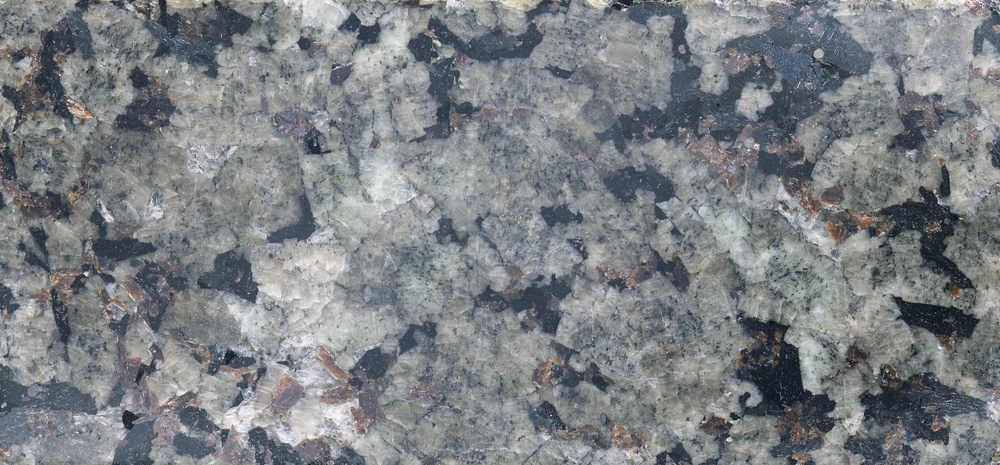
#> input picture Urtit2.jpg, 1000 x 465 px, shrunk from 3029 x 1407 before the run
$ python DBSCAN.py
#> lines starting #> are read from the running program, lines starting #| are printed output that depends on the picture
import math
import cv2
import matplotlib.pyplot as plt
import numpy

# Функция для вычисления евклидова расстояния между двумя точками в 3D
def euclideanDistance(p1, p2):
    return math.sqrt((p1[0] - p2[0]) ** 2 + (p1[1] - p2[1]) ** 2 + (p1[2] - p2[2]) ** 2)


# Функция для поиска соседей точки в радиусе eps
def regionQuery(data, point_idx, radius):
    neighbors = []
    for i, point in enumerate(data):
        if euclideanDistance(data[point_idx], point) <= radius:
            neighbors.append(i)
    return neighbors


# Алгоритм DBSCAN
def dbscan(data, radius, min_samples):
    labels = [-1] * len(data)  # -1 обозначает шум
    cluster_id = 0

    for i in range(len(data)):
        if labels[i] != -1:  # Если точка уже помечена, пропускаем её
            continue

        # Находим соседей точки
        neighbors = regionQuery(data, i, radius)

        # Если недостаточно соседей для формирования кластера, помечаем как шум
        if len(neighbors) < min_samples:
            labels[i] = -1
        else:
            # Создаем новый кластер
            cluster_id += 1
            labels[i] = cluster_id
            # Расширяем кластер с помощью соседей
            neighbors_queue = neighbors.copy()
            while neighbors_queue:
                current_idx = neighbors_queue.pop(0)

                if labels[current_idx] == -1:  # Если точка была шумом, превращаем её в кластер
                    labels[current_idx] = cluster_id

                if labels[current_idx] != -1:  # Если точка уже помечена, пропускаем
                    continue

                labels[current_idx] = cluster_id
                # Ищем соседей для текущей точки
                current_neighbors = region_query(data, current_idx, radius)

                # Если у текущей точки достаточно соседей, добавляем их в очередь для расширения
                if len(current_neighbors) >= min_samples:
                    neighbors_queue.extend(current_neighbors)

    # Группировка точек по кластерам
    clusters = {i: [] for i in set(labels) if i != -1}
    for i, label in enumerate(labels):
        if label != -1:
            clusters[label].append(data[i])

    return clusters

def usingMask(imageHSV,hue_min,hue_max,saturation_min,saturation_max,value_min,value_max):
    filteredArray = []
    width,height, _ = imageHSV.shape
    for i in range(width):
        for j in range(height):
            pixel = imageHSV[i, j]
            hue = int(pixel[0])
            saturation = int(pixel[1])
            value = int(pixel[2])
            if (hue in range(hue_min,hue_max)) and (saturation in range(saturation_min,saturation_max)) and (value in range(value_min,value_max)):
                filteredArray.append([hue,saturation,value])
    return filteredArray
fig = plt.figure()
ax = fig.add_subplot(111, projection='3d')
ax.set_xlabel('Hue')
ax.set_ylabel('Saturation')
ax.set_zlabel('Value')
image = cv2.imread("Urtit2.jpg")
#> image is the input picture: shape (465, 1000, 3); mean B, G, R 132.4, 128.7, 124.5
imageInHSV = cv2.cvtColor(image, cv2.COLOR_BGR2HSV)
#> imageInHSV: shape (465, 1000, 3); mean H, S, V 90.6, 24.7, 133.9
data = usingMask(imageInHSV,0,19,20,169,60,205)
#> after the loop in usingMask, `for i in range(width):`: filteredArray = 9608 items, first 6: [16, 22, 126], [16, 23, 167], [16, 22, 173], [18, 26, 167], [16, 28, 137], [14, 20, 167]
#> data has the same summary as filteredArray in usingMask
clusters = dbscan(data, 30,  5 )
#> in dbscan, `labels = [-1] * len(data)`: labels = 9608 values from -1 to -1
#> the loop in dbscan, `for i in range(len(data)):` made 9608 passes
#> after the loop in dbscan, `for i in range(len(data)):`: cluster_id = 18; labels = 9608 values, max 18 at index 5567, min 1 at index 0, mean 3.38
#> in dbscan, `clusters = {i: [] for i in set(labels) if i != -1}`: clusters = 18 items
#> the loop in dbscan, `for i, label in enumerate(labels):` made 9608 passes
#> label on passes 1 to 3: 1, 2, 2
#> clusters = 18 items
cmap = plt.cm.viridis
num_colors = len(clusters)
#> num_colors = 18
colors = [cmap(i/ num_colors) for i in range(num_colors)]
#> colors = 18 items, first 6: (0.267, 0.00487, 0.329, 1), (0.281, 0.0843, 0.407, 1), (0.281, 0.156, 0.469, 1), (0.268, 0.224, 0.512, 1), (0.245, 0.288, 0.537, 1), (0.216, 0.352, 0.551, 1)
for idx, (cluster_id, points) in enumerate(clusters.items()):
    color = colors[idx]
    ax.scatter([point[0] for point in points] ,[point[1] for point in points], [point[2] for point in points] , label=f'Cluster {cluster_id}', color=color)
#> this loop made 18 passes
#> color on passes 1 to 12: (0.267, 0.00487, 0.329, 1), (0.281, 0.0843, 0.407, 1), (0.281, 0.156, 0.469, 1), (0.268, 0.224, 0.512, 1), (0.245, 0.288, 0.537, 1), (0.216, 0.352, 0.551, 1), (0.191, 0.407, 0.556, 1), (0.168, 0.46, 0.558, 1), (0.148, 0.512, 0.557, 1), (0.128, 0.567, 0.551, 1), (0.12, 0.618, 0.536, 1), (0.143, 0.669, 0.511, 1)
#> (points, color) on passes 14, 17, 18: ([[10, 124, 202]], (0.304, 0.765, 0.42, 1)), ([[13, 134, 95]], (0.71, 0.869, 0.169, 1)), ([[15, 118, 67], [13, 112, 66]], (0.856, 0.889, 0.0975, 1))
plt.show()
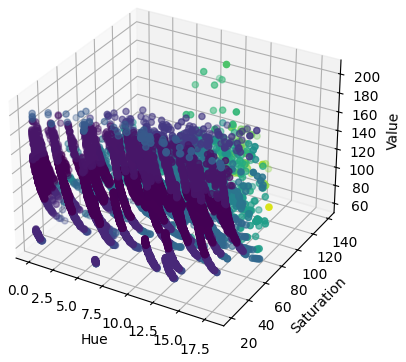
#> figure drawn by matplotlib, 1 panel
